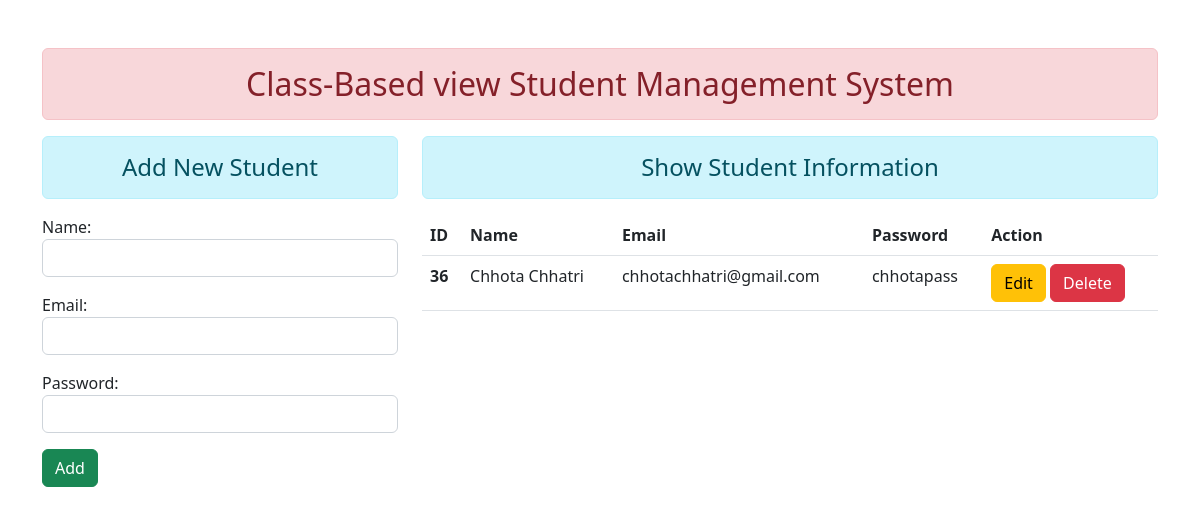
The app's page /, older data.
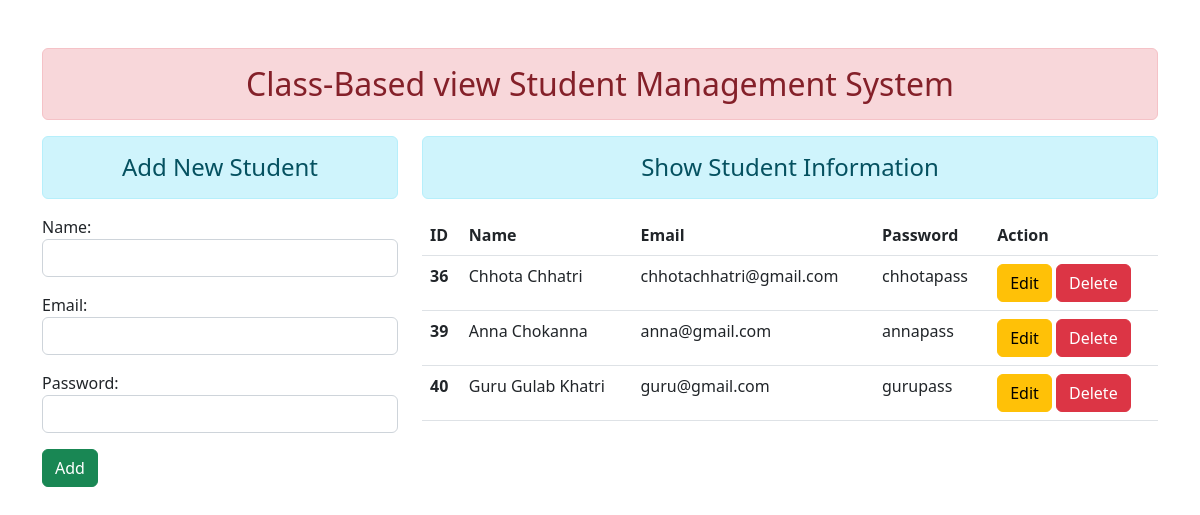
The same page, newer data.
### enroll/models.py (models this page shows)
class User(models.Model):
    name = models.CharField(max_length=70)
    email = models.EmailField(max_length=100)
    password = models.CharField(max_length=100)

### enroll/views.py (the view, shortened to what this page needs)
# urls.py: path('', views.UserAddShowView.as_view(), name="addandshow"),
class UserAddShowView(TemplateView):
    template_name = 'enroll/addandshow.html'
    def get_context_data(self, *args, **kwargs):
        context = super().get_context_data(**kwargs)
        fm = StudentRegistration()
        stud = User.objects.all()
        context = {'stu':stud, 'form':fm}
        return context

### enroll/forms.py
class StudentRegistration(forms.ModelForm):
    class Meta:
        model = User
        fields = ['name', 'email', 'password']
        widgets = {
            'name': forms.TextInput(attrs={'class':'form-control'}),
            'email':forms.EmailInput(attrs={'class':'form-control'}),
            'password':forms.PasswordInput(render_value=True, attrs={'class':'form-control'}),
        }

### enroll/templates/enroll/addandshow.html (shortened to what this page needs)
{% extends 'enroll/base.html' %} {% block content %}
<div class="row">
    <div class="col-sm-4">
        <form action="" method="POST">
            <h4 class="text-center alert alert-info">Add New Student</h4>
            {% csrf_token %} {{form.as_p}}
            <input type="submit" class="btn btn-success" value="Add">
        </form>
    </div>
    <div class="col-sm-8">
        <h4 class="text-center alert alert-info">Show Student Information</h4>
        {% if stu %}
        <table class="table table-hover">
            <thead>
                <tr>
                    <th scope="col">ID</th>
                    <th scope="col">Name</th>
                    <th scope="col">Email</th>
                    <th scope="col">Password</th>
                    <th scope="col">Action</th>
                </tr>
            </thead>
            <tbody>
                {% for st in stu %}
                <tr>
                    <th scope="row">{{st.id}}</th>
                    <td>{{st.name}}</td>
                    <td>{{st.email}}</td>
                    <td>{{st.password}}</td>
                    <td>
                        <a href="{% url 'updatedata' st.id %}" class="btn btn-warning">Edit</a>
                        <form action="{% url 'deletedata' st.id %}" method="post" class="d-inline">
                            <input type="submit" value="Delete" class="btn btn-danger">
                        </form>
                    </td>
                </tr>
                {% endfor %}
            </tbody>
        </table>
        {% else %}
        <h4 class="text-center alert alert-warning">No Records</h4>
        {% endif %}
    </div>
</div>
{% endblock content%}

Row changes from the older to the newer data that the page shows:
added User: id "39", name "Anna Chokanna", email "anna@gmail.com", password "annapass"
added User: id "40", name "Guru Gulab Khatri", email "guru@gmail.com", password "gurupass"
